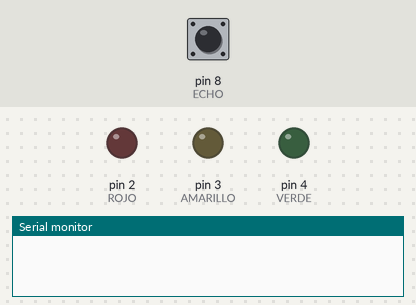
This sketch was run on a simulated Arduino Uno, built with avr-gcc and run on an emulated ATmega328P. On the bench: output pins drawn as LEDs (lit = HIGH), the last lines printed to the serial monitor. Dashed ring = blinking. The test bench sets the inputs (shaded band); at power-on: pin 8 (ECHO) LOW. Pins used as bus, display or sensor lines are not drawn.

Above: at 0.1 s.
1.3 s: pin 8 (ECHO) pulsed HIGH 2 times (0.12 s each, 0.3 s apart)
At 1.77 s:
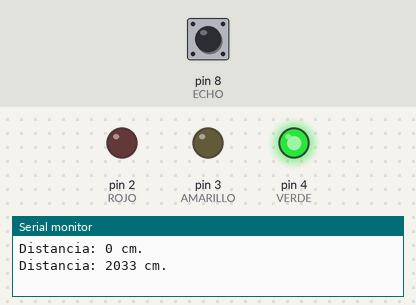
At 2.97 s:
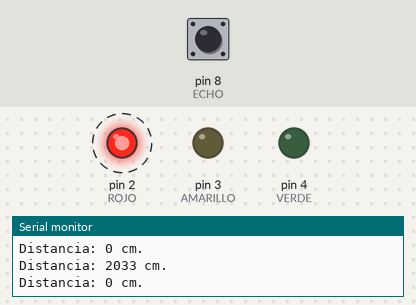
Timing chart, 0 to 10.9 s (numbered marks = the images above; inputs shaded):
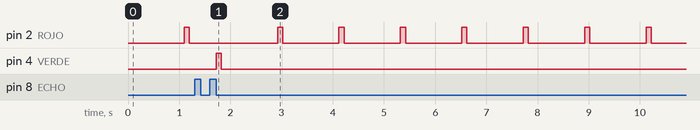

The sketch:

medir_distancia_sensor_ultrasonico.ino
```cpp
#define TRIGGER 9
#define ECHO 8
#define VERDE 4
#define AMARILLO 3
#define ROJO 2

void setup() {
  Serial.begin(9600);
  pinMode(TRIGGER, OUTPUT);
  pinMode(ECHO, INPUT);
  pinMode(VERDE, OUTPUT);
  pinMode(AMARILLO, OUTPUT);
  pinMode(ROJO, OUTPUT);


  // put your setup code here, to run once:

}

void loop() {
  long t,d;
  digitalWrite(TRIGGER, HIGH);
  delay(100);
  digitalWrite(TRIGGER, LOW);
  // put your main code here, to run repeatedly:
  t = pulseIn(ECHO, HIGH);
  d = t/59;
  Serial.print("Distancia: ");
  Serial.print(d);
  Serial.print(" cm.");
  Serial.println("");
  if (d<=3) {
    digitalWrite(ROJO, HIGH);
  } else if (d>3 && d<=6) {
    digitalWrite(AMARILLO, HIGH);
  }else {
    digitalWrite(VERDE, HIGH);
  }
  delay(100);
  digitalWrite(ROJO, LOW);
  digitalWrite(AMARILLO, LOW);
  digitalWrite(VERDE, LOW);
}
```

Measured:
- after the input at 1.3 s, pin 4 (VERDE): LOW → HIGH after 0.42 s, → LOW 0.10 s later
- by itself, pin 2 (ROJO): alternates HIGH for 0.10 s and LOW for 1.1 s
